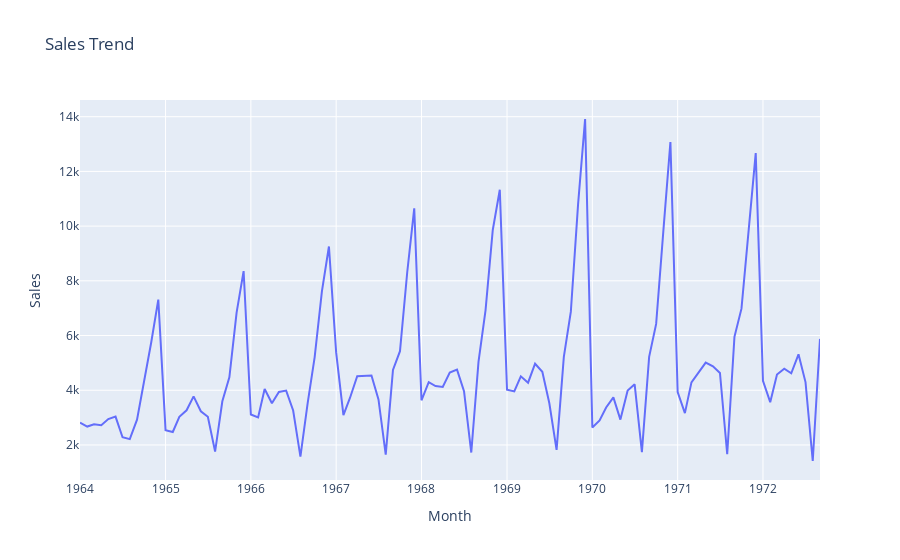

Here is the notebook cell this chart was saved with:
### Code cell
import plotly.express as px

px.line(df, y="Sales", title="Sales Trend")
